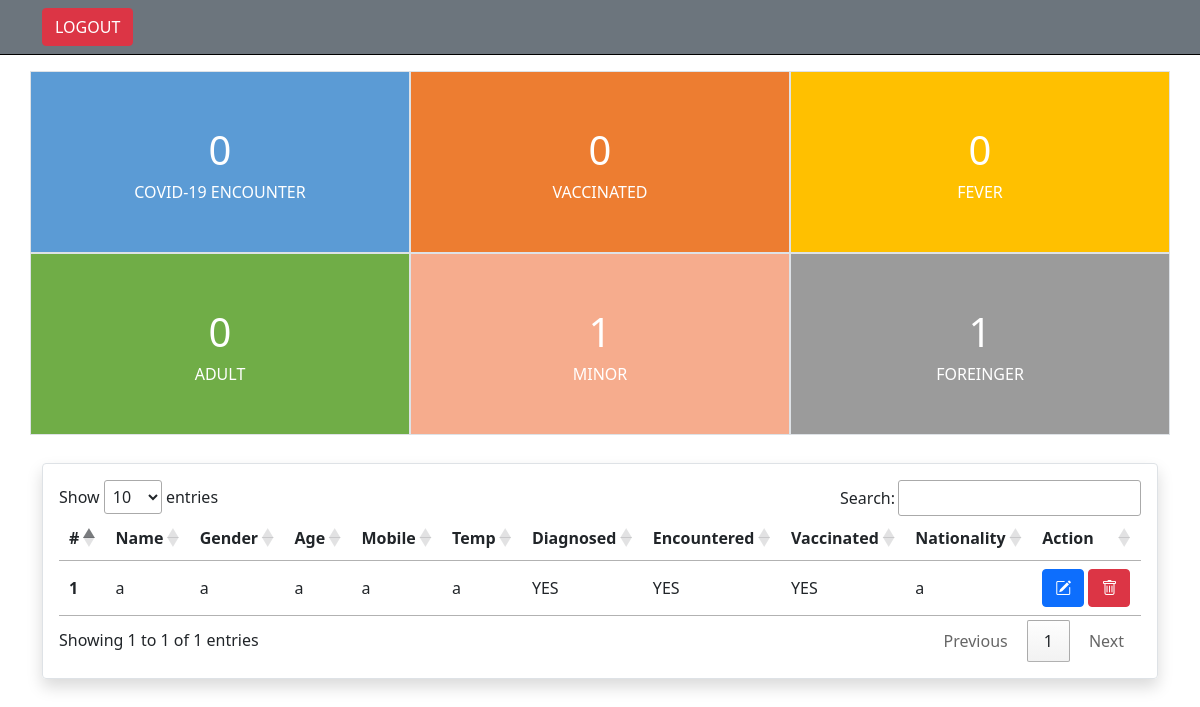
The app's page /admin/dashboard.php (signed in) with its own data.
### tables this page shows
CREATE TABLE `healthdeclaration` (
  `id` int(11) NOT NULL,
  `name` varchar(100) NOT NULL,
  `gender` varchar(50) NOT NULL,
  `age` varchar(5) NOT NULL,
  `mobileNo` varchar(15) NOT NULL,
  `bodyTemp` varchar(10) NOT NULL,
  `covDiagnosed` varchar(20) NOT NULL,
  `covEncounter` varchar(20) NOT NULL,
  `covVacinated` varchar(20) NOT NULL,
  `nationality` varchar(50) NOT NULL
);

### admin/dashboard.php (the view, shortened to what this page needs)
<?php
include "../connection/connection.php";
function fetch_data($conn, $query)
{
    $result = mysqli_query($conn, $query);
    $data = array();
    while ($row = mysqli_fetch_assoc($result)) {
        $data[] = $row;
    }
    return $data;
}
$query = "SELECT * FROM healthdeclaration";
$data = fetch_data($db_con, $query);
$covid_encounter_count = 0;
$vaccinated_count = 0;
$fever_count = 0;
$adult_count = 0;
$minor_count = 0;
$foreigner_count = 0;
foreach ($data as $row) {
    $age = intval($row['age']);
    if ($age >= 18) {
        $adult_count++;
    } else {
        $minor_count++;
    }
    $nationality = strtolower($row['nationality']);
    if ($nationality != 'filipino') {
        $foreigner_count++;
    }
}
$query = "SELECT * FROM healthdeclaration";
$result = mysqli_query($db_con, $query);
?>
<!doctype html>
<html lang="en">
<head>
    <link href="https://cdn.jsdelivr.net/npm/bootstrap@5.0.2/dist/css/bootstrap.min.css" rel="stylesheet">
    <link rel="stylesheet" type="text/css" href="https://cdn.datatables.net/1.13.5/css/jquery.dataTables.min.css">
    <link rel="stylesheet" href="https://cdn.jsdelivr.net/npm/bootstrap-icons@1.10.5/font/bootstrap-icons.css">
</head>
<body>
    <header class="mb-3" style="border-bottom: 1px solid black">
        <nav class="navbar navbar-light bg-secondary">
            <div class="container">
                <a href="action/logout.action.php" onclick="return confirm('Are you sure you want to logout?');" class="btn btn-danger">LOGOUT</a>
            </div>
        </nav>
    </header>
    <div class="container">
        <div>
            <div class="row mb-1">
                <div class="col-sm-12 col-md-6 col-lg-4 border p-5 text-white" style="background-color: #5b9bd5">
                    <center>
                        <span class="fs-1"><?= $covid_encounter_count ?></span><br>COVID-19 ENCOUNTER
                    </center>
                </div>
                <div class="col-sm-12 col-md-6 col-lg-4 border p-5 text-white" style="background-color: #ed7d31">
                    <center>
                        <span class="fs-1"><?= $vaccinated_count ?></span><br>VACCINATED
                    </center>
                </div>
                <div class="col-sm-12 col-md-6 col-lg-4 border p-5 text-white" style="background-color: #ffc000">
                    <center>
                        <span class="fs-1"><?= $fever_count ?></span><br>FEVER
                    </center>
                </div>
                <div class="col-sm-12 col-md-6 col-lg-4 border p-5 text-white" style="background-color: #70ad47">
                    <center>
                        <span class="fs-1"><?= $adult_count ?></span><br>ADULT
                    </center>
                </div>
                <div class="col-sm-12 col-md-6 col-lg-4 border p-5 text-white" style="background-color: #f6ac8d">
                    <center>
                        <span class="fs-1"><?= $minor_count ?></span><br>MINOR
                    </center>
                </div>
                <div class="col-sm-12 col-md-6 col-lg-4 border p-5 text-white" style="background-color: #9b9b9b">
                    <center>
                        <span class="fs-1"><?= $foreigner_count ?></span><br>FOREINGER
                    </center>
                </div>
            </div>
        </div>
        <br>
        <div class="border rounded p-3 shadow overflow-scroll">
            <table class="DataTable" id="example">
                <thead>
                    <tr>
                        <th>#</th>
                        <th>Name</th>
                        <th>Gender</th>
                        <th>Age</th>
                        <th>Mobile</th>
                        <th>Temp</th>
                        <th>Diagnosed</th>
                        <th>Encountered</th>
                        <th>Vaccinated</th>
                        <th>Nationality</th>
                        <th>Action</th>
                    </tr>
                </thead>
                <tbody>
                <?php while ($row = mysqli_fetch_assoc($result)) { ?>
                    <tr>
                    <th><?php echo $row['id']; ?></th>
                    <td><?php echo $row['name']; ?></td>
                    <td><?php echo $row['gender']; ?></td>
                    <td><?php echo $row['age']; ?></td>
                    <td><?php echo $row['mobileNo']; ?></td>
                    <td><?php echo $row['bodyTemp']; ?></td>
                    <td><?php echo $row['covDiagnosed']; ?></td>
                    <td><?php echo $row['covEncounter']; ?></td>
                    <td><?php echo $row['covVacinated']; ?></td>
                    <td><?php echo $row['nationality']; ?></td>
                        <th>
                            <button class="btn btn-primary" id="btn_edit" title="EDIT"><i class="bi bi-pencil-square"></i></button>
                            <button class="btn btn-danger" id="btn_delete" title="DELETE"><i class="bi bi-trash"></i></button>
                        </th>
                    </tr>
                 <?php } ?>
                </tbody>
            </table>
        </div>
    </div>
</body>
</html>

### records on screen
healthdeclaration: id "1", name "a", gender "a", age "a", mobileNo "a", bodyTemp "a", covDiagnosed "YES", covEncounter "YES", covVacinated "YES", nationality "a"

### other values on screen
$covid_encounter_count "0"
$vaccinated_count "0"
$fever_count "0"
$adult_count "0"
$minor_count "1"
$foreigner_count "1"
